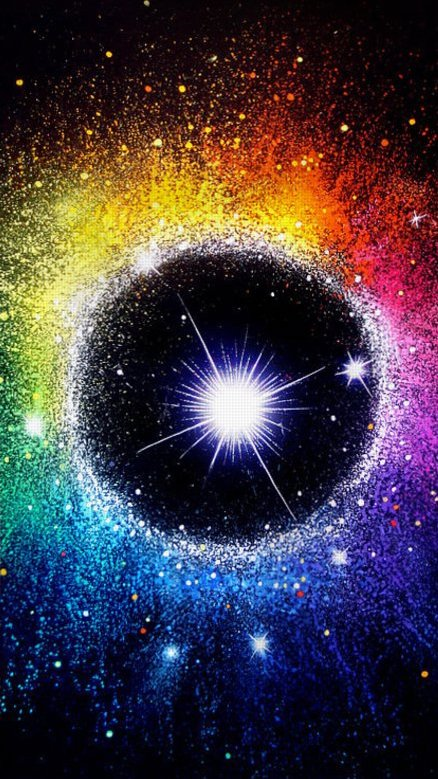
#> input picture galaxy.jpeg, 438 x 779 px
$ python main.py
#> lines starting #> are read from the running program, lines starting #| are printed output that depends on the picture
import cv2 # opencv-python install package
#new image in gray scale
color= cv2.imread("galaxy.jpeg", 2)
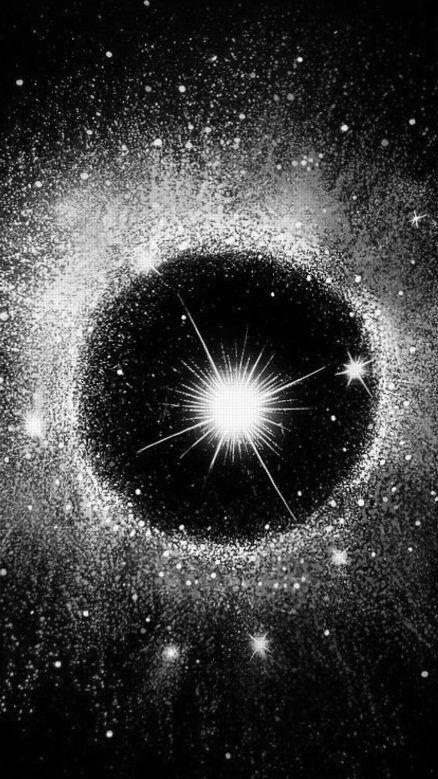
#> color: shape (779, 438); min 0, max 255, mean 60.8
cv2.imwrite("galaxy-gray.jpeg", color)
